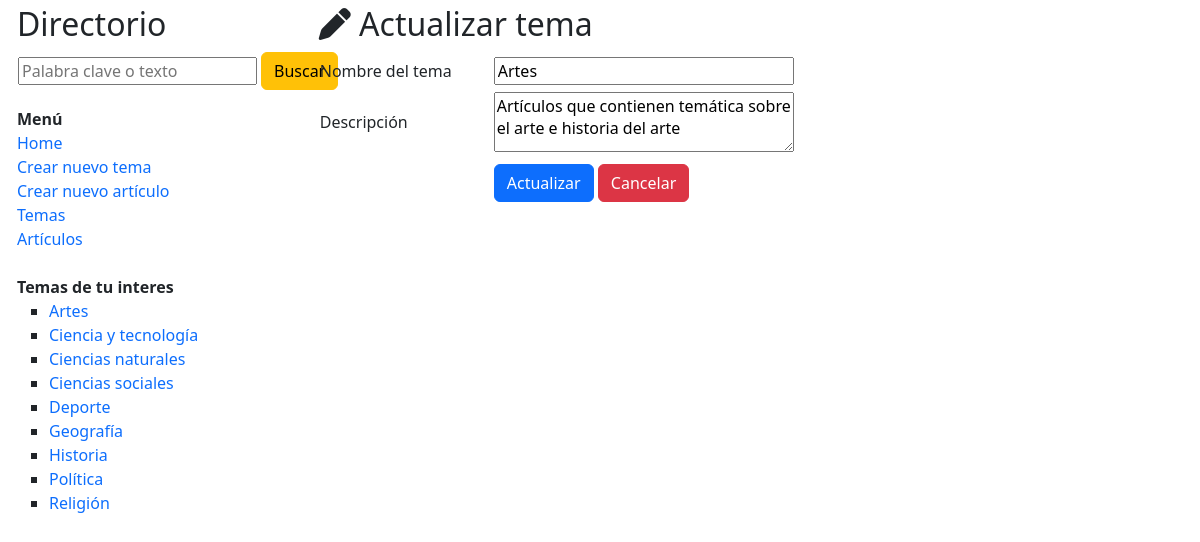
Page /actualizarTema/1 on the committed database.
### wikiApp/models.py (models this page shows)
class temaWiki(models.Model):
    nombre = models.CharField(max_length=128, null=True, blank=True)
    descripcion = models.CharField(max_length=512, null=True, blank=True)

### wikiApp/views.py (the view, shortened to what this page needs)
# urls.py: path('actualizarTema/<str:idTema>', views.actualizarTema, name='actualizarTema'),
def actualizarTema(request, idTema):
    objTema = temaWiki.objects.get(id = idTema)
    return render(request,'actualizarTema.html',{
        'tema': objTema,
        'listaTemas':temaWiki.objects.all()
    })

### wikiApp/templates/actualizarTema.html (shortened to what this page needs)
{% extends "layout.html" %}
{% block contenido %}
    <h2><i class="fa-solid fa-pen"></i> Actualizar tema</h2>
    <form method="post" action="{% url 'wikiApp:actualizarTema' tema.id%}">
        <table>
            <tr height="40">
                <td><label>Nombre del tema</label></td>
                <td width="40"></td>
                <td><input type="text" style="width:300px;" name="nombreTema" value="{{ tema.nombre }}"></td>
            </tr>
            <tr height="40">
                <td><label>Descripción</label></td>
                <td width="40"></td>
                <td><textarea style="width:300px; height: 60px;" name="descripcionTema">{{ tema.descripcion }}</textarea></td>
            </tr>
            <tr height="60">
                <td colspan="2"></td>
                <td><input class="btn btn-primary" type="submit" value="Actualizar"> <a class="btn btn-danger" href="javascript: history.go(-1)">Cancelar</a></td>
            </tr>
        </table>
    </form>
{% endblock %}

### wikiApp/templates/layout.html (shortened to what this page needs)
{% load static %}
<html>
<head>
    <link href="https://cdn.jsdelivr.net/npm/bootstrap@5.3.0/dist/css/bootstrap.min.css" rel="stylesheet">
    <link rel="stylesheet" href="https://cdnjs.cloudflare.com/ajax/libs/font-awesome/6.3.0/css/all.min.css" />
    <link rel="stylesheet" href="{% static 'css/estilos.css'%}">
</head>
<body>
    <div class="row" style="margin-left:5px; margin-top:5px">
        <div class="col-3">
            <h2>Directorio</h2>
            <div>
                <form method="post" action="{% url 'wikiApp:buscarArticulo' %}">
                    <table>
                        <tr>
                            <td><input type="text" name="texto" placeholder="Palabra clave o texto"></td>
                            <td width="10"></td>
                            <td><input class="btn btn-warning" type="submit" value="Buscar"></td>
                        </tr>
                    </table>
                </form>
            </div>
            <b>Menú</b>
            <div>
                <a href="{% url 'wikiApp:inicio' %}"  >Home</a>
            </div>
            <div>
                <a href="{% url 'wikiApp:nuevoTema' %}">Crear nuevo tema</a>
            </div>
            <div>
                <a href="{% url 'wikiApp:nuevoArticulo' %}">Crear nuevo artículo</a>
            </div>
            <div>
                <a href="{% url 'wikiApp:temas' %}">Temas</a>
            </div>
            <div>
                <a href="{% url 'wikiApp:articulos' %}">Artículos</a>
            </div>
            <br>
            <div>
                <b>Temas de tu interes</b>
                <ul type="square">
                    {% for tema in listaTemas %}
                        <li><a href="{% url 'wikiApp:verTema' tema.id %}">{{ tema.nombre }}</a></li>
                    {% endfor %}
                </ul>
            </div>
        </div>
        <div class="col-8">
            {% block contenido %}
            {% endblock %}
        </div>
    </div>
</body>
</html>

### wikiApp/static/css/estilos.css (style rules this page uses)
a { text-decoration: none; }

### rows in the picture
temaWiki: nombre "Artes", nombreTema "Artes", descripcionTema "Artículos que contienen temática sobre el arte e historia del arte"
temaWiki: nombre "Ciencia y tecnología"
temaWiki: nombre "Ciencias naturales"
temaWiki: nombre "Ciencias sociales"
temaWiki: nombre "Deporte"
temaWiki: nombre "Geografía"
temaWiki: nombre "Historia"
temaWiki: nombre "Política"
temaWiki: nombre "Religión"
